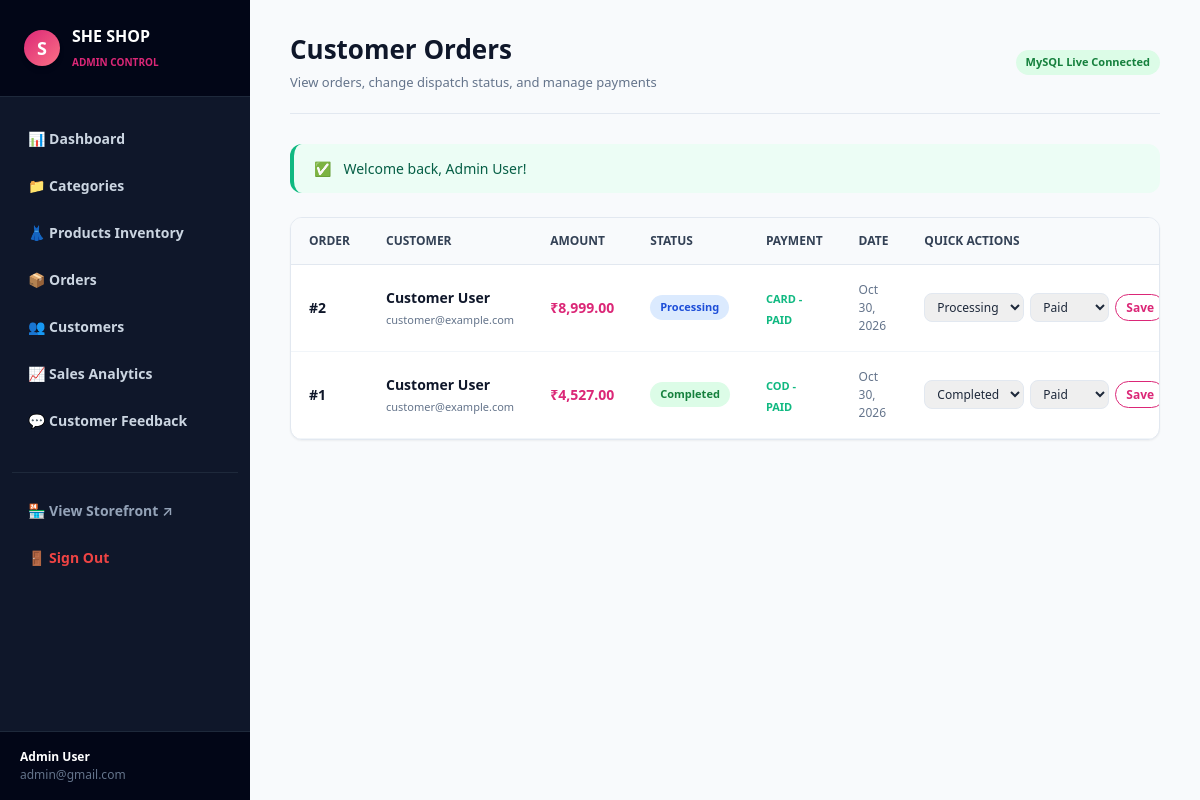
The app's page /admin/orders.php (signed in) with its own data.
### tables this page shows
CREATE TABLE `orders` (
  `id` bigint(20) unsigned NOT NULL AUTO_INCREMENT,
  `user_id` bigint(20) unsigned NOT NULL,
  `total_price` decimal(10,2) NOT NULL,
  `status` varchar(50) NOT NULL DEFAULT 'pending',
  `payment_method` varchar(50) NOT NULL DEFAULT 'cod',
  `payment_status` varchar(50) NOT NULL DEFAULT 'unpaid',
  `shipping_address` text DEFAULT NULL,
  `created_at` timestamp NULL DEFAULT CURRENT_TIMESTAMP,
  `updated_at` timestamp NULL DEFAULT CURRENT_TIMESTAMP ON UPDATE CURRENT_TIMESTAMP,
  PRIMARY KEY (`id`),
  KEY `orders_user_id_foreign` (`user_id`),
  CONSTRAINT `orders_user_id_foreign` FOREIGN KEY (`user_id`) REFERENCES `users` (`id`) ON DELETE CASCADE
);

CREATE TABLE `users` (
  `id` bigint(20) unsigned NOT NULL AUTO_INCREMENT,
  `name` varchar(255) NOT NULL,
  `email` varchar(255) NOT NULL,
  `password` varchar(255) NOT NULL,
  `role` varchar(50) NOT NULL DEFAULT 'customer',
  `created_at` timestamp NULL DEFAULT CURRENT_TIMESTAMP,
  `updated_at` timestamp NULL DEFAULT CURRENT_TIMESTAMP ON UPDATE CURRENT_TIMESTAMP,
  PRIMARY KEY (`id`),
  UNIQUE KEY `users_email_unique` (`email`)
);

### config/db.php (called while the page is built, shortened)
<?php
function base_url($path = '') {
    $scriptDir = dirname($_SERVER['SCRIPT_NAME'] ?? '');
    if (strpos($scriptDir, '/admin') !== false) {
        $root = dirname($scriptDir);
    } else {
        $root = $scriptDir;
    }
    $root = rtrim(str_replace('\\', '/', $root), '/');
    return ($root ? $root : '') . '/' . ltrim($path, '/');
}
function format_price($amount) {
    return '₹' . number_format((float)$amount, 2);
}

### admin/orders.php (the view, shortened to what this page needs)
<?php
require_once __DIR__ . '/../config/db.php';
$stmt = $pdo->query("SELECT o.*, u.name as customer_name, u.email as customer_email
                     FROM orders o
                     LEFT JOIN users u ON o.user_id = u.id
                     ORDER BY o.id DESC");
$orders = $stmt->fetchAll();
require_once __DIR__ . '/includes/admin_header.php';
?>
<div class="table-wrapper">
    <table class="table">
        <thead>
            <tr>
                <th>Order</th>
                <th>Customer</th>
                <th>Amount</th>
                <th>Status</th>
                <th>Payment</th>
                <th>Date</th>
                <th>Quick Actions</th>
            </tr>
        </thead>
        <tbody>
            <?php foreach ($orders as $order): ?>
                <tr>
                    <td style="font-weight: 700; color: var(--dark);">#<?= $order['id']; ?></td>
                    <td>
                        <strong style="display: block; color: var(--dark);"><?= htmlspecialchars($order['customer_name'] ?? 'Guest'); ?></strong>
                        <span style="font-size: 11px; color: var(--text-muted);"><?= htmlspecialchars($order['customer_email'] ?? ''); ?></span>
                    </td>
                    <td style="font-weight: 800; color: var(--primary);"><?= format_price($order['total_price']); ?></td>
                    <td>
                        <span class="status-pill status-<?= htmlspecialchars($order['status']); ?>">
                            <?= ucfirst($order['status']); ?>
                        </span>
                    </td>
                    <td>
                        <span style="font-size: 11px; font-weight:700; text-transform:uppercase; color: <?= $order['payment_status'] === 'paid' ? 'var(--success)' : 'var(--danger)'; ?>;">
                            <?= htmlspecialchars($order['payment_method']); ?> - <?= ucfirst($order['payment_status']); ?>
                        </span>
                    </td>
                    <td style="font-size: 12px; color: var(--text-muted);"><?= date('M d, Y', strtotime($order['created_at'])); ?></td>
                    <td>
                        <form method="POST" action="<?= base_url('admin/orders.php'); ?>" style="display: flex; gap: 6px; align-items: center;">
                            <select name="status" class="form-control" style="width: auto; padding: 4px 8px; font-size: 12px;">
                                <option value="processing" <?= $order['status'] === 'processing' ? 'selected' : ''; ?>>Processing</option>
                                <option value="completed" <?= $order['status'] === 'completed' ? 'selected' : ''; ?>>Completed</option>
                            </select>
                            <select name="payment_status" class="form-control" style="width: auto; padding: 4px 8px; font-size: 12px;">
                                <option value="paid" <?= $order['payment_status'] === 'paid' ? 'selected' : ''; ?>>Paid</option>
                            </select>
                            <button type="submit" class="btn btn-outline btn-sm" style="padding: 4px 10px;">Save</button>
                        </form>
                    </td>
                </tr>
            <?php endforeach; ?>
        </tbody>
    </table>
</div>
<?php require_once __DIR__ . '/includes/admin_footer.php'; ?>

### assets/css/style.css (style rules this page uses)
:root { --primary: #db2777; --primary-hover: #be185d; --primary-light: #fdf2f8; --accent: #f59e0b; --dark: #0f172a; --dark-muted: #334155; --light-bg: #f8fafc; --card-bg: #ffffff; --border: #e2e8f0; --text: #1e293b; --text-muted: #64748b; --success: #10b981; --danger: #ef4444; --shadow-sm: 0 1px 2px 0 rgb(0 0 0 / 0.05); --shadow: 0 4px 6px -1px rgb(0 0 0 / 0.1), 0 2px 4px -2px rgb(0 0 0 / 0.1); --shadow-lg: 0 10px 15px -3px rgb(0 0 0 / 0.1), 0 4px 6px -4px rgb(0 0 0 / 0.1); --radius: 12px; }
* { margin: 0; padding: 0; box-sizing: border-box; font-family: 'Segoe UI', system-ui, -apple-system, sans-serif; }
body { background-color: var(--light-bg); color: var(--text); min-height: 100vh; display: flex; flex-direction: column; line-height: 1.5; }
.btn { display: inline-flex; align-items: center; justify-content: center; padding: 9px 20px; border-radius: 999px; font-size: 14px; font-weight: 600; cursor: pointer; border: none; transition: all 0.2s ease; }
.btn-outline { background: transparent; color: var(--primary); border: 1px solid var(--primary); }
.btn-sm { padding: 6px 14px; font-size: 12px; }
.form-control { width: 100%; padding: 11px 16px; border: 1px solid var(--border); border-radius: 8px; font-size: 14px; color: var(--text); outline: none; transition: border-color 0.2s; }
.table-wrapper { background: white; border-radius: var(--radius); border: 1px solid var(--border); overflow: hidden; box-shadow: var(--shadow-sm); }
.table { width: 100%; border-collapse: collapse; font-size: 14px; }
.table th { background: #f8fafc; padding: 14px 18px; text-align: left; font-weight: 700; color: var(--dark-muted); border-bottom: 1px solid var(--border); text-transform: uppercase; font-size: 12px; }
.table td { padding: 16px 18px; border-bottom: 1px solid #f1f5f9; vertical-align: middle; }
.status-pill { display: inline-block; padding: 4px 10px; border-radius: 999px; font-size: 11px; font-weight: 700; text-transform: capitalize; }
.status-completed { background: #dcfce7; color: #15803d; }
.status-processing { background: #dbeafe; color: #1d4ed8; }

### records on screen
orders: id "2", user.name "Customer User", user.email "customer@example.com", total_price "₹8,999.00", status "Processing", payment_method "CARD", payment_status "PAID", created_at "Oct 30, 2026", payment_status "Paid"
orders: id "1", user.name "Customer User", user.email "customer@example.com", total_price "₹4,527.00", status "Completed", payment_method "COD", payment_status "PAID", created_at "Oct 30, 2026", payment_status "Paid"

### other values on screen
$adminUser['name'] "Admin User"
$adminUser['email'] "admin@gmail.com"
$headerTitle "Customer Orders"
$headerDesc "View orders, change dispatch status, and manage payments"
$successMsg "Welcome back, Admin User!"
